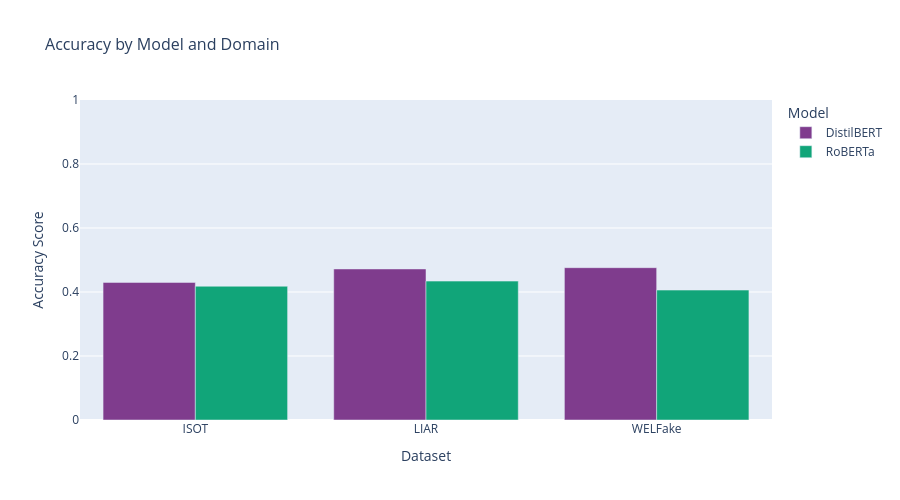
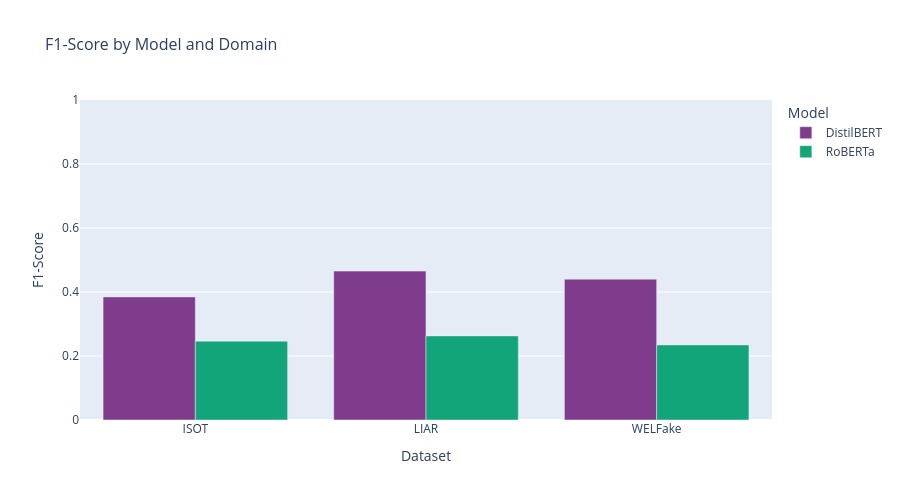
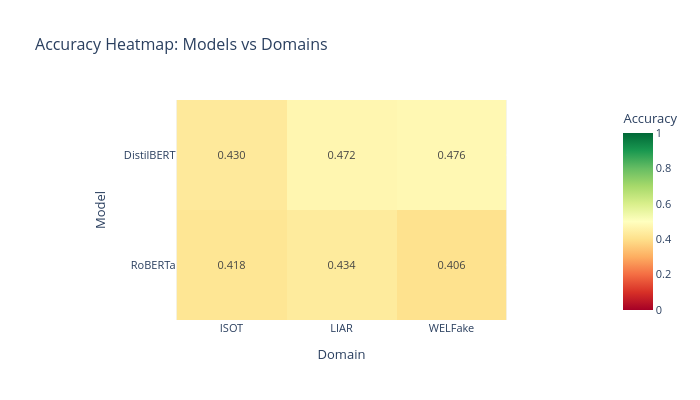
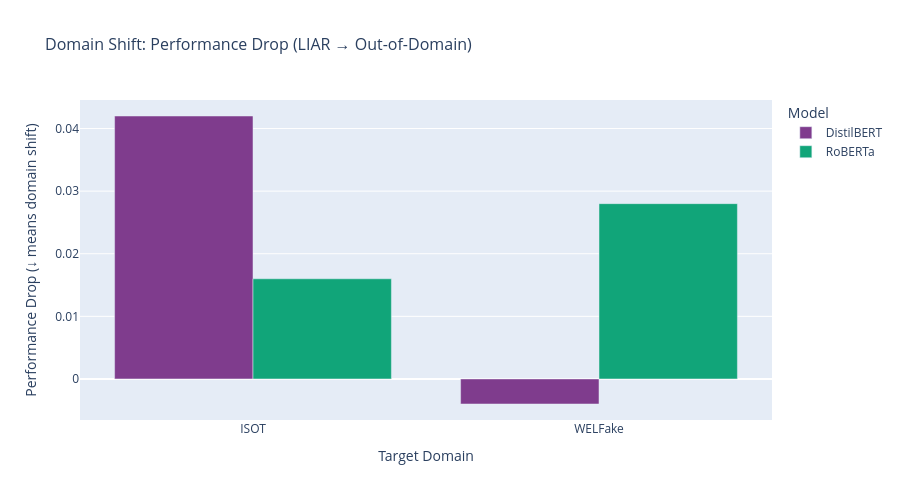

Notebook cell for these charts, in order:
### Markdown cell above
## 10. Visualisations - Domain Shift Analysis

### Code cell
# Performance Comparison Visualizations
import plotly.graph_objects as go
from plotly.subplots import make_subplots

print("="*80)
print("PERFORMANCE VISUALIZATIONS")
print("="*80)

if not results_df.empty:
    # 1. Accuracy by Model and Domain (Bar Chart)
    fig1 = px.bar(
        results_df,
        x='Domain',
        y='Accuracy',
        color='Model',
        barmode='group',
        title='Accuracy by Model and Domain',
        labels={'Accuracy': 'Accuracy Score', 'Domain': 'Dataset'},
        height=500,
        width=900,
        color_discrete_sequence=px.colors.qualitative.Bold
    )
    
    fig1.update_layout(
        hovermode='x unified',
        font=dict(size=12),
        title_font_size=16,
        yaxis=dict(range=[0, 1])
    )
    
    fig1.show()
    print("✓ Bar chart: Accuracy by model and domain")
    
    # 2. F1-Score Comparison (Grouped Bar)
    fig2 = px.bar(
        results_df,
        x='Domain',
        y='F1',
        color='Model',
        barmode='group',
        title='F1-Score by Model and Domain',
        labels={'F1': 'F1-Score', 'Domain': 'Dataset'},
        height=500,
        width=900,
        color_discrete_sequence=px.colors.qualitative.Bold
    )
    
    fig2.update_layout(
        hovermode='x unified',
        font=dict(size=12),
        title_font_size=16,
        yaxis=dict(range=[0, 1])
    )
    
    fig2.show()
    print("✓ Bar chart: F1-Score by model and domain")
    
    # 3. Heatmap of Accuracy by Model x Domain
    pivot_acc = results_df.pivot_table(
        index='Model',
        columns='Domain',
        values='Accuracy'
    )
    
    fig3 = px.imshow(
        pivot_acc,
        labels=dict(x='Domain', y='Model', color='Accuracy'),
        title='Accuracy Heatmap: Models vs Domains',
        color_continuous_scale='RdYlGn',
        zmin=0, zmax=1,
        text_auto='.3f',
        height=400,
        width=700
    )
    
    fig3.update_layout(
        font=dict(size=11),
        title_font_size=16
    )
    
    fig3.show()
    print("✓ Heatmap: Accuracy across all models and domains")
    
    # 4. Performance Drop (Domain Shift Magnitude)
    liar_acc = results_df[results_df['Domain'] == 'LIAR']['Accuracy'].values
    
    if len(liar_acc) > 0:
        domain_performance = []
        for model in results_df['Model'].unique():
            model_data = results_df[results_df['Model'] == model]
            liar_perf = model_data[model_data['Domain'] == 'LIAR']['Accuracy'].values
            if len(liar_perf) > 0:
                for _, row in model_data.iterrows():
                    if row['Domain'] != 'LIAR':
                        drop = liar_perf[0] - row['Accuracy']
                        domain_performance.append({
                            'Model': model,
                            'Domain': row['Domain'],
                            'Performance_Drop': drop,
                            'LiarAccuracy': liar_perf[0],
                            'OODAccuracy': row['Accuracy']
                        })
        
        if domain_performance:
            drop_df = pd.DataFrame(domain_performance)
            
            fig4 = px.bar(
                drop_df,
                x='Domain',
                y='Performance_Drop',
                color='Model',
                barmode='group',
                title='Domain Shift: Performance Drop (LIAR → Out-of-Domain)',
                labels={'Performance_Drop': 'Accuracy Drop', 'Domain': 'Target Domain'},
                height=500,
                width=900,
                color_discrete_sequence=px.colors.qualitative.Bold
            )
            
            fig4.update_layout(
                hovermode='x unified',
                font=dict(size=12),
                title_font_size=16,
                yaxis_title='Performance Drop (↓ means domain shift)'
            )
            
            fig4.show()
            print("✓ Bar chart: Domain shift magnitude (performance drops)")
    
    print("\n✓ All performance visualizations generated!")

else:
    print("⚠ No results data available for visualization")

### Figure 1 — Plotly figure (JSON) as saved in the notebook; plotly's stock layout.template omitted (floating-point values rounded to 4 significant figures)
{"data": [{"alignmentgroup": "True", "hovertemplate": "Model=DistilBERT<br>Dataset=%{x}<br>Accuracy Score=%{y}<extra></extra>", "legendgroup": "DistilBERT", "marker": {"color": "rgb(127, 60, 141)", "pattern": {"shape": ""}}, "name": "DistilBERT", "offsetgroup": "DistilBERT", "orientation": "v", "showlegend": true, "textposition": "auto", "type": "bar", "x": ["ISOT", "LIAR", "WELFake"], "xaxis": "x", "y": [0.43, 0.472, 0.476], "yaxis": "y"}, {"alignmentgroup": "True", "hovertemplate": "Model=RoBERTa<br>Dataset=%{x}<br>Accuracy Score=%{y}<extra></extra>", "legendgroup": "RoBERTa", "marker": {"color": "rgb(17, 165, 121)", "pattern": {"shape": ""}}, "name": "RoBERTa", "offsetgroup": "RoBERTa", "orientation": "v", "showlegend": true, "textposition": "auto", "type": "bar", "x": ["ISOT", "LIAR", "WELFake"], "xaxis": "x", "y": [0.418, 0.434, 0.406], "yaxis": "y"}], "layout": {"barmode": "group", "font": {"size": 12}, "height": 500, "hovermode": "x unified", "legend": {"title": {"text": "Model"}, "tracegroupgap": 0}, "title": {"font": {"size": 16}, "text": "Accuracy by Model and Domain"}, "width": 900, "xaxis": {"anchor": "y", "domain": [0, 1], "title": {"text": "Dataset"}}, "yaxis": {"anchor": "x", "domain": [0, 1], "range": [0, 1], "title": {"text": "Accuracy Score"}}}}

### Figure 2 — Plotly figure (JSON) as saved in the notebook; plotly's stock layout.template omitted (floating-point values rounded to 4 significant figures)
{"data": [{"alignmentgroup": "True", "hovertemplate": "Model=DistilBERT<br>Dataset=%{x}<br>F1-Score=%{y}<extra></extra>", "legendgroup": "DistilBERT", "marker": {"color": "rgb(127, 60, 141)", "pattern": {"shape": ""}}, "name": "DistilBERT", "offsetgroup": "DistilBERT", "orientation": "v", "showlegend": true, "textposition": "auto", "type": "bar", "x": ["ISOT", "LIAR", "WELFake"], "xaxis": "x", "y": [0.3846, 0.4653, 0.4401], "yaxis": "y"}, {"alignmentgroup": "True", "hovertemplate": "Model=RoBERTa<br>Dataset=%{x}<br>F1-Score=%{y}<extra></extra>", "legendgroup": "RoBERTa", "marker": {"color": "rgb(17, 165, 121)", "pattern": {"shape": ""}}, "name": "RoBERTa", "offsetgroup": "RoBERTa", "orientation": "v", "showlegend": true, "textposition": "auto", "type": "bar", "x": ["ISOT", "LIAR", "WELFake"], "xaxis": "x", "y": [0.2464, 0.2627, 0.2345], "yaxis": "y"}], "layout": {"barmode": "group", "font": {"size": 12}, "height": 500, "hovermode": "x unified", "legend": {"title": {"text": "Model"}, "tracegroupgap": 0}, "title": {"font": {"size": 16}, "text": "F1-Score by Model and Domain"}, "width": 900, "xaxis": {"anchor": "y", "domain": [0, 1], "title": {"text": "Dataset"}}, "yaxis": {"anchor": "x", "domain": [0, 1], "range": [0, 1], "title": {"text": "F1-Score"}}}}

### Figure 3 — Plotly figure (JSON) as saved in the notebook; plotly's stock layout.template omitted (floating-point values rounded to 4 significant figures)
{"data": [{"coloraxis": "coloraxis", "hovertemplate": "Domain: %{x}<br>Model: %{y}<br>Accuracy: %{z}<extra></extra>", "name": "0", "texttemplate": "%{z:.3f}", "type": "heatmap", "x": ["ISOT", "LIAR", "WELFake"], "xaxis": "x", "y": ["DistilBERT", "RoBERTa"], "yaxis": "y", "z": [[0.43, 0.472, 0.476], [0.418, 0.434, 0.406]]}], "layout": {"coloraxis": {"cmax": 1, "cmin": 0, "colorbar": {"title": {"text": "Accuracy"}}, "colorscale": [[0, "rgb(165,0,38)"], [0.1, "rgb(215,48,39)"], [0.2, "rgb(244,109,67)"], [0.3, "rgb(253,174,97)"], [0.4, "rgb(254,224,139)"], [0.5, "rgb(255,255,191)"], [0.6, "rgb(217,239,139)"], [0.7, "rgb(166,217,106)"], [0.8, "rgb(102,189,99)"], [0.9, "rgb(26,152,80)"], [1, "rgb(0,104,55)"]]}, "font": {"size": 11}, "height": 400, "title": {"font": {"size": 16}, "text": "Accuracy Heatmap: Models vs Domains"}, "width": 700, "xaxis": {"anchor": "y", "constrain": "domain", "domain": [0, 1], "scaleanchor": "y", "title": {"text": "Domain"}}, "yaxis": {"anchor": "x", "autorange": "reversed", "constrain": "domain", "domain": [0, 1], "title": {"text": "Model"}}}}

### Figure 4 — Plotly figure (JSON) as saved in the notebook; plotly's stock layout.template omitted (floating-point values rounded to 4 significant figures)
{"data": [{"alignmentgroup": "True", "hovertemplate": "Model=DistilBERT<br>Target Domain=%{x}<br>Accuracy Drop=%{y}<extra></extra>", "legendgroup": "DistilBERT", "marker": {"color": "rgb(127, 60, 141)", "pattern": {"shape": ""}}, "name": "DistilBERT", "offsetgroup": "DistilBERT", "orientation": "v", "showlegend": true, "textposition": "auto", "type": "bar", "x": ["ISOT", "WELFake"], "xaxis": "x", "y": [0.042, -0.004], "yaxis": "y"}, {"alignmentgroup": "True", "hovertemplate": "Model=RoBERTa<br>Target Domain=%{x}<br>Accuracy Drop=%{y}<extra></extra>", "legendgroup": "RoBERTa", "marker": {"color": "rgb(17, 165, 121)", "pattern": {"shape": ""}}, "name": "RoBERTa", "offsetgroup": "RoBERTa", "orientation": "v", "showlegend": true, "textposition": "auto", "type": "bar", "x": ["ISOT", "WELFake"], "xaxis": "x", "y": [0.016, 0.028], "yaxis": "y"}], "layout": {"barmode": "group", "font": {"size": 12}, "height": 500, "hovermode": "x unified", "legend": {"title": {"text": "Model"}, "tracegroupgap": 0}, "title": {"font": {"size": 16}, "text": "Domain Shift: Performance Drop (LIAR → Out-of-Domain)"}, "width": 900, "xaxis": {"anchor": "y", "domain": [0, 1], "title": {"text": "Target Domain"}}, "yaxis": {"anchor": "x", "domain": [0, 1], "title": {"text": "Performance Drop (↓ means domain shift)"}}}}
